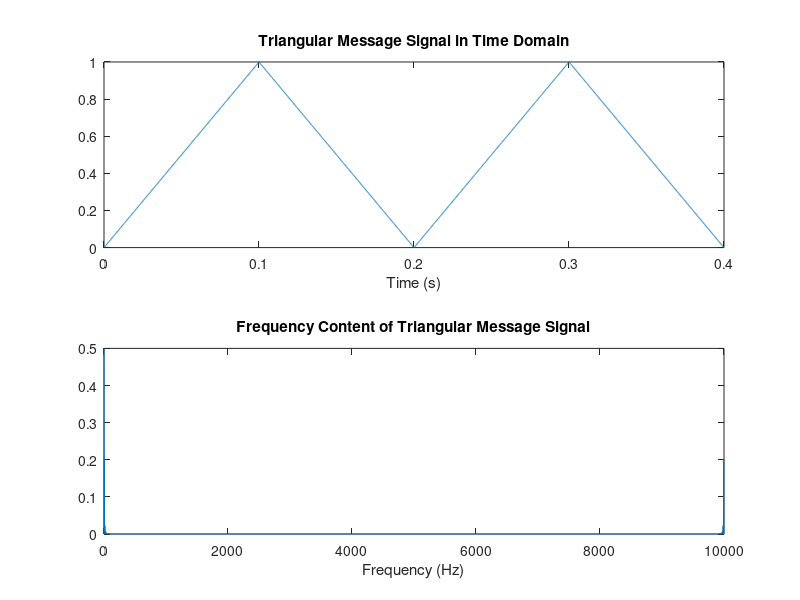

MATLAB code to generate this figure: (Note: this script raises an error after producing the figure.)
% Computer Project communication1 ------ amirhossein owji 400113010
% part1 --------------------------------- Triangular message signal 

clc
clear
close all
warning off

%% Triangular message signal
% Parameters
Fs_t = 10000;                        % Sampling frequency
T = 1/Fs_t;                         % Sampling period
duration = 0.4;                     % Signal duration in seconds
f_message = 5;                      % Frequency of the message signal in Hz
t_message = 0:T:duration-T;         % Time vector

% Triangular message signal
message_signal = 0.5 * (1 + sawtooth(2*pi*f_message*t_message, 0.5));

% Plot the signal in the time domain
figure;
subplot(2, 1, 1);
plot(t_message, message_signal);
title('Triangular Message Signal in Time Domain');
xlabel('Time (s)');

% Perform FFT and plot the signal in the frequency domain
L = length(message_signal);           % Length of the signal
frequencies = Fs_t*(0:(L-1))/L;       % Frequency vector for FFT

message_signal_fft = fft(message_signal);
message_signal_fft_magnitude = abs(message_signal_fft)/L;

subplot(2, 1, 2);
plot(frequencies, message_signal_fft_magnitude);
title('Frequency Content of Triangular Message Signal');
xlabel('Frequency (Hz)');

% Optional: Zoom in on the frequency axis
%xlim([0, 2*f_message]);

%% Voice Signal

[y,Fs]=audioread('myVoice.m4a');
Voice_signal=y(:,2);
normalized_Voice=Voice_signal/(max(abs(Voice_signal(:))));
t_voice=(0:length(normalized_Voice)-1)/Fs;

 sound(Voice_signal,Fs)
 pause(ceil(length(Voice_signal)/Fs));

Fs1 = 500000;                       % Sampling frequency in Hz
N1 = length(Voice_signal);          % Number of points in the signal
f1 = (0:N1-1) * Fs1/N1;             % Frequency vector
fft_result = fft(Voice_signal);
magnitude_spectrum_voice = abs(fft_result);

figure;
subplot(2,1,1)
plot(t_voice,normalized_Voice)
xlabel('time(s)')
ylabel('amplitude')
title('Voice signal')
subplot(2, 1, 2);
plot(f1, magnitude_spectrum_voice);
title('Magnitude Spectrum (FFT)');
xlabel('Frequency (Hz)');
ylabel('Magnitude');
title('Voice signal in frequency domain')

%% AM Modulation & Demodulation :
% AM Modulation
fc = 50000; % Carrier frequency
mu = 0.85; % Modulation index

% Create a carrier signal
carrier_signal_AM = cos(2*pi*fc*t_message);

% Perform AM modulation
am_modulated_signal = (1 + mu * message_signal) .* carrier_signal_AM;

% Perform AM demodulation using envelope detection
envelope = abs(hilbert(am_modulated_signal));
am_demodulated_signal = envelope - mean(envelope); % Remove DC offset

% Plot 
figure;
sgtitle('Triangular message signal AM Modulation and Demodulation');
subplot(3,1,1);
plot(t_message, message_signal);
title('Triangular Message Signal');
xlabel('Time (s)');
subplot(3,1,2);
plot(t_message, am_modulated_signal);
title('AM Modulated Signal');
xlabel('Time (s)');
subplot(3,1,3);
plot(t_message, am_demodulated_signal);
title('AM Demodulated Signal');
xlabel('Time (s)');

%% DSB Modulation & Demodulation :
% Create a carrier signal
carrier_signal_DSB = cos(2*pi*fc*t_message);

% Perform DSB modulation
dsb_modulated_signal = message_signal .* carrier_signal_DSB;

% Perform DSB demodulation using product detection
dsb_demodulated_signal = dsb_modulated_signal .* carrier_signal_DSB;

% Plot 
figure;
sgtitle('Triangular message signal DSB Modulation and Demodulation');
subplot(3,1,1);
plot(t_message, message_signal);
title('Triangular Message Signal');
xlabel('Time (s)');
subplot(3,1,2);
plot(t_message, dsb_modulated_signal);
title('DSB Modulated Signal');
xlabel('Time (s)');
subplot(3,1,3);
plot(t_message, dsb_demodulated_signal);
title('DSB Demodulated Signal');
xlabel('Time (s)');

%% SSB Modulation & Demodulation:
% Create a carrier signal
carrier_signal_SSB = cos(2*pi*fc*t_message);

% Perform SSB modulation using the phasing method
ssb_modulated_signal = message_signal .* cos(2*pi*fc*t_message) - hilbert(message_signal) .* sin(2*pi*fc*t_message);

% Perform SSB demodulation using the phasing method
ssb_demodulated_signal = ssb_modulated_signal .* carrier_signal_SSB;

% Plot 
figure;
sgtitle('Triangular message signal SSB Modulation and Demodulation');
subplot(3,1,1);
plot(t_message, message_signal);
title('Triangular Message Signal');
xlabel('Time (s)');
subplot(3,1,2);
plot(t_message, ssb_modulated_signal);
title('SSB Modulated Signal');
xlabel('Time (s)');
subplot(3,1,3);
plot(t_message, ssb_demodulated_signal);
title('SSB Demodulated Signal');
xlabel('Time (s)');

%% FM Modulation & Demodulation:
fc_fm = 5000;
fd = 2000;             % Frequency deviation constant
% FM modulation
fm_modulated_signal = fmmod(message_signal, fc_fm, Fs_t, fd);

% FM demodulation
fm_demodulated_signal = fmdemod(fm_modulated_signal, fc_fm, Fs_t, fd);

% Plot signals
figure;
sgtitle('Triangular message signal FM Modulation and Demodulation');
subplot(3, 1, 1);
plot(t_message, message_signal);
title('Message Signal');
xlabel('Time (s)');
subplot(3, 1, 2);
plot(t_message, fm_modulated_signal);
title('FM Modulated Signal');
xlabel('Time (s)');
subplot(3, 1, 3);
plot(t_message, fm_demodulated_signal);
title('FM Demodulated Signal');
xlabel('Time (s)');

%% noise
Z_am5=awgn(am_modulated_signal,5);
Zs_am5=lowpass(Z_am5,0.5);
Z_am10=awgn(am_modulated_signal,10);
Zs_am10=lowpass(Z_am10,0.5);
Z_am15=awgn(am_modulated_signal,15);
Zs_am15=lowpass(Z_am15,0.5);

Z_dsb5=awgn(dsb_modulated_signal,5);
Zs_dsb5=lowpass(Z_dsb5,0.5);
Z_dsb10=awgn(dsb_modulated_signal,10);
Zs_dsb10=lowpass(Z_dsb10,0.5);
Z_dsb15=awgn(dsb_modulated_signal,15);
Zs_dsb15=lowpass(Z_dsb15,0.5);

Z_ssb5=awgn(ssb_modulated_signal,5);
Zs_ssb5=lowpass(Z_ssb5,0.5);
Z_ssb10=awgn(ssb_modulated_signal,10);
Zs_ssb10=lowpass(Z_ssb10,0.5);
Z_ssb15=awgn(ssb_modulated_signal,15);
Zs_ssb15=lowpass(Z_ssb15,0.5);


Z_fm5=awgn(fm_modulated_signal,5);
Zs_fm5=lowpass(Z_fm5,0.5);
Z_fm10=awgn(fm_modulated_signal,10);
Zs_fm10=lowpass(Z_fm10,0.5);
Z_fm15=awgn(fm_modulated_signal,15);
Zs_fm15=lowpass(Z_fm15,0.5);

figure;
subplot (3,4,4)
plot(t_message,Zs_fm5)
title('SNR for FM with 5 dB')
subplot (3,4,8)
plot(t_message,Zs_fm10)
title('SNR for FM with 10 dB')
subplot (3,4,12)
plot(t_message,Zs_fm15)
title('SNR for FM with 15 dB')
subplot (3,4,1)
plot(t_message,Zs_am5)
title('SNR for AM with 5 dB')
subplot (3,4,5)
plot(t_message,Zs_am10)
title('SNR for AM with 10 dB')
subplot (3,4,9)
plot(t_message,Zs_am15)
title('SNR for AM with 15 dB')
subplot (3,4,3)
plot(t_message,Zs_ssb5)
title('SNR for SSB with 5 dB')
subplot (3,4,7)
plot(t_message,Zs_ssb10)
title('SNR for SSB with 10 dB')
subplot (3,4,11)
plot(t_message,Zs_ssb15)
title('SNR for SSB with 15 dB')
subplot (3,4,2)
plot(t_message,Zs_dsb5)
title('SNR for DSB with 5 dB')
subplot (3,4,6)
plot(t_message,Zs_dsb10)
title('SNR for DSB with 10 dB')
subplot (3,4,10)
plot(t_message,Zs_dsb15)
title('SNR for DSB with 15 dB')
sgtitle('effect of noise in linear and angular modulations');
